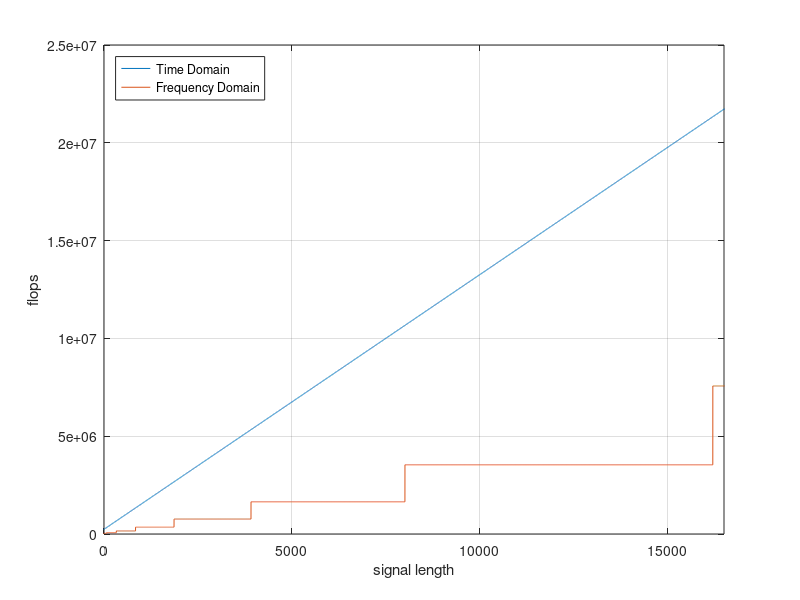

The MATLAB script that drew this image: (Note: this script raises an error after producing the figure.)
clear all

figure(1); clf
convLength = 1:2^14+1024;
L_m = [186 21];
for loops = 1:2
L = L_m(loops);
N = convLength-L+1;
numFLOPSperConvOutput = 7*L; % (4 multiplies, 2 adds)*L + L(1 add for the summation)

convFlops = convLength.*numFLOPSperConvOutput;

fftFlops = 0*convFlops;
for i = 1:length(N)
    Nfft = 2^nextpow2(L+N(i)-1);
    fftFlops(i) = 5*Nfft*log2(Nfft) + 5*Nfft*log2(Nfft) + 6*Nfft + 5*Nfft*log2(Nfft);
end




latexWidth = 5;
latexHeight = 4;
figure(loops)
plot(N,convFlops, N,fftFlops); grid on
marge = axis;
marge = axis;
axis([0 16497 marge(3:4)])
ax = gca;
legend('Time Domain','Frequency Domain','Location', 'NorthWest')
% title(['Convolution with Filter Length ' num2str(L)])
xlabel('signal length')
ylabel('flops')
ax.FontName = 'Times New Roman';

ff = gcf;
homer = ff.Units;
ff.Units = 'inches';
bart = ff.Position;
ff.Position = [bart(1:2) latexWidth latexHeight];
ff.PaperPositionMode = 'auto';
ff.Units = homer;
drawnow
print(ff, '-depsc', ['Theory' num2str(L) 'Tap_flops']) %save as eps a 
end




latexWidth = 5;
latexHeight = 4;
figure(3)

L = 1:383;
N = 12672;
numFLOPSperConvOutput = 7*L; % (4 multiplies, 2 adds)*L + L(1 add for the summation)

convFlops = (N+L-1).*numFLOPSperConvOutput;

fftFlops = 0*convFlops;
for i = 1:length(L)
    Nfft = 2^nextpow2(L(i)+N-1);
    fftFlops(i) = 5*Nfft*log2(Nfft) + 5*Nfft*log2(Nfft) + 6*Nfft + 5*Nfft*log2(Nfft);
end
% return

plot(L,convFlops, L,fftFlops); grid on
marge = axis;
axis([1 381 marge(3:4)])
ax = gca;
legend('Time Domain','Frequency Domain','Location', 'NorthWest')
% title(['Convolution with Filter Length ' num2str(L)])
xlabel('filter length')
ylabel('flops')
ax.FontName = 'Times New Roman';

ff = gcf;
homer = ff.Units;
ff.Units = 'inches';
bart = ff.Position;
ff.Position = [bart(1:2) latexWidth latexHeight];
ff.PaperPositionMode = 'auto';
ff.Units = homer;
drawnow
print(ff, '-depsc', ['Theory' num2str(N) 'signal_flops']) %save as eps a 

